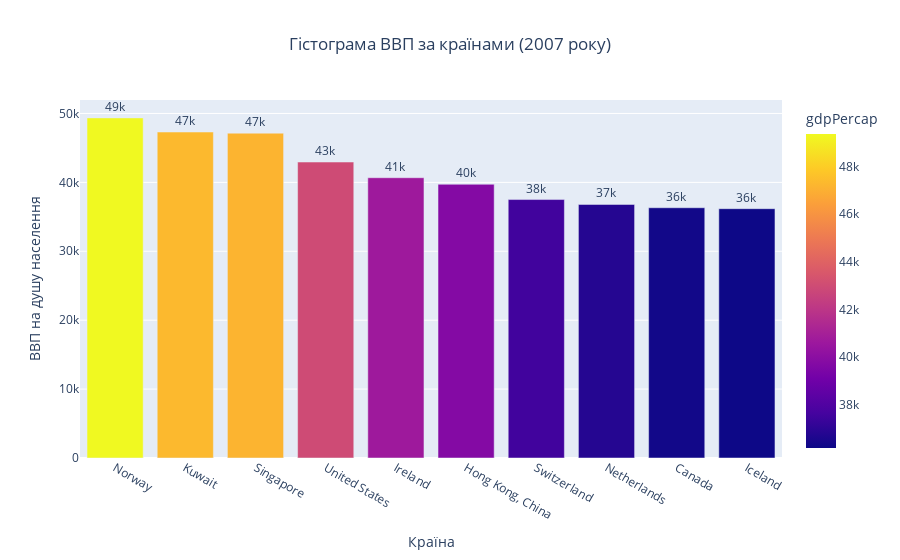

The code cell stored with this chart in its notebook:
### Markdown cell above
Завдання 1 

Гістограма, яка відображає розподіл ВВП за країнами для року 2007.

### Code cell
gapminder = px.data.gapminder()

# Завантаження даних з gapminder для року 2007
gapmider_2007 = gapminder.query("year == 2007")

# Вибір 10 країн з найбільшим ВВП
top_10_countries = gapmider_2007.nlargest(10, 'gdpPercap')

# Побудова гістограми
fig = px.bar(top_10_countries, x='country', y='gdpPercap', text='gdpPercap', color='gdpPercap',
             title="Гістограма ВВП за країнами (2007 року)")

# Налаштування вигляду гістограми
fig.update_traces(texttemplate='%{text:.2s}', textposition='outside')
fig.update_layout(
    xaxis_title='Країна',
    yaxis_title='ВВП на душу населення',
    title_x=0.5 
)

fig.show()

### Figure 1 — Plotly figure (JSON) as saved in the notebook; plotly's stock layout.template omitted (floating-point values rounded to 4 significant figures)
{"data": [{"alignmentgroup": "True", "hovertemplate": "country=%{x}<br>gdpPercap=%{marker.color}<extra></extra>", "legendgroup": "", "marker": {"color": [49360.0, 47310.0, 47140.0, 42950.0, 40680.0, 39720.0, 37510.0, 36800.0, 36320.0, 36180.0], "coloraxis": "coloraxis", "pattern": {"shape": ""}}, "name": "", "offsetgroup": "", "orientation": "v", "showlegend": false, "text": [49360.0, 47310.0, 47140.0, 42950.0, 40680.0, 39720.0, 37510.0, 36800.0, 36320.0, 36180.0], "textposition": "outside", "texttemplate": "%{text:.2s}", "type": "bar", "x": ["Norway", "Kuwait", "Singapore", "United States", "Ireland", "Hong Kong, China", "Switzerland", "Netherlands", "Canada", "Iceland"], "xaxis": "x", "y": [49360.0, 47310.0, 47140.0, 42950.0, 40680.0, 39720.0, 37510.0, 36800.0, 36320.0, 36180.0], "yaxis": "y"}], "layout": {"barmode": "relative", "coloraxis": {"colorbar": {"title": {"text": "gdpPercap"}}, "colorscale": [[0, "#0d0887"], [0.1111, "#46039f"], [0.2222, "#7201a8"], [0.3333, "#9c179e"], [0.4444, "#bd3786"], [0.5556, "#d8576b"], [0.6667, "#ed7953"], [0.7778, "#fb9f3a"], [0.8889, "#fdca26"], [1, "#f0f921"]]}, "legend": {"tracegroupgap": 0}, "title": {"text": "Гістограма ВВП за країнами (2007 року)", "x": 0.5}, "xaxis": {"anchor": "y", "domain": [0, 1], "title": {"text": "Країна"}}, "yaxis": {"anchor": "x", "domain": [0, 1], "title": {"text": "ВВП на душу населення"}}}}
